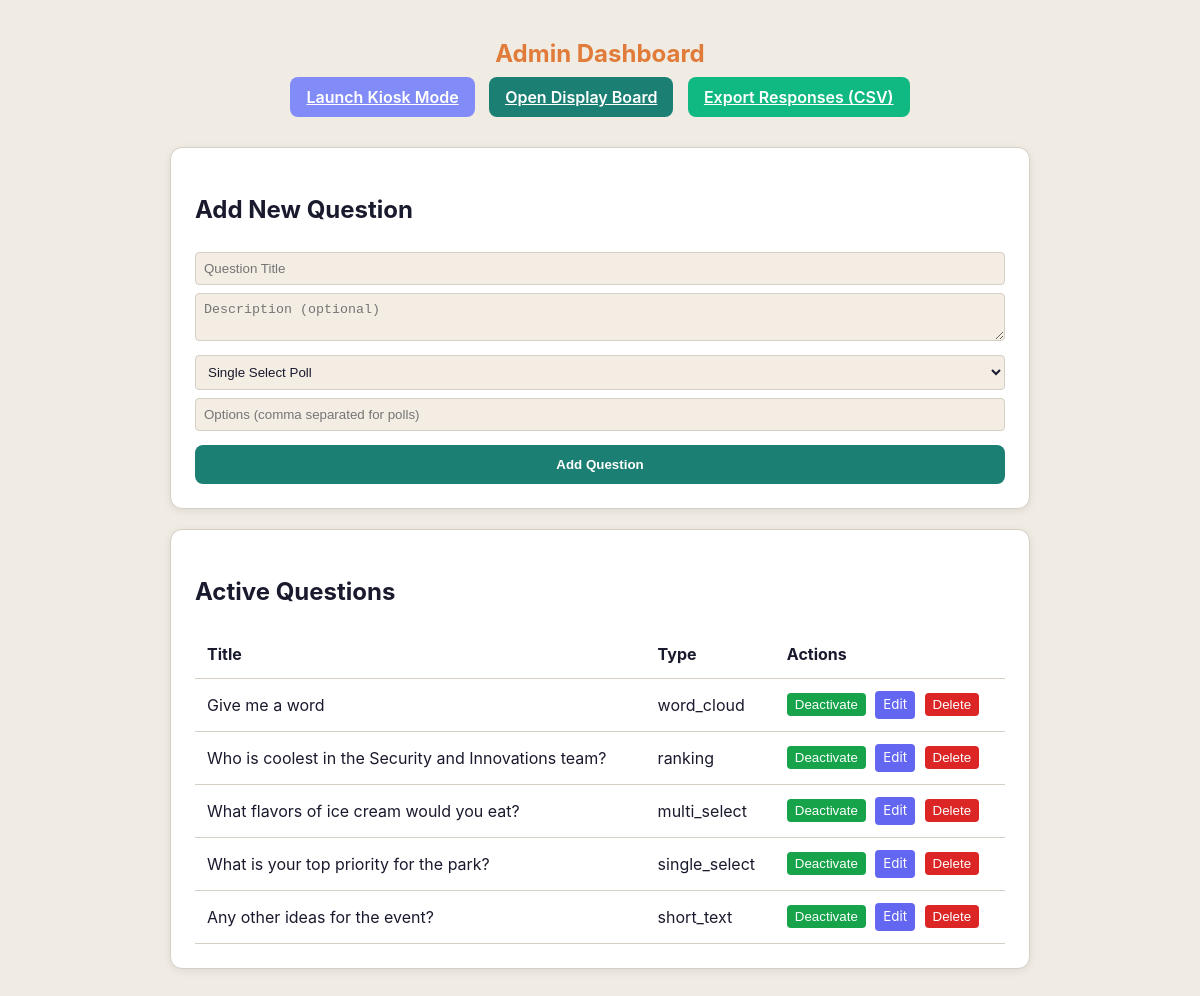
The page /admin/ on the database as committed earlier.
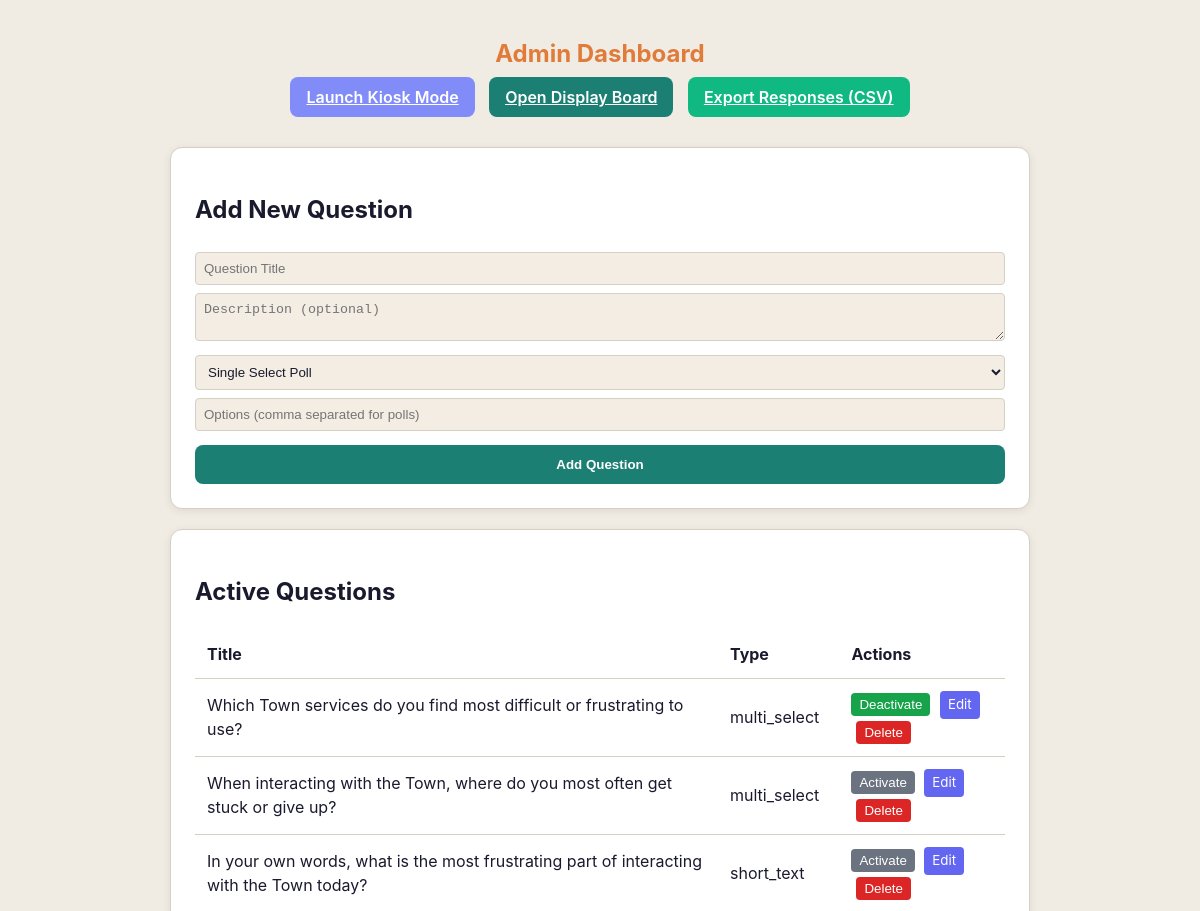
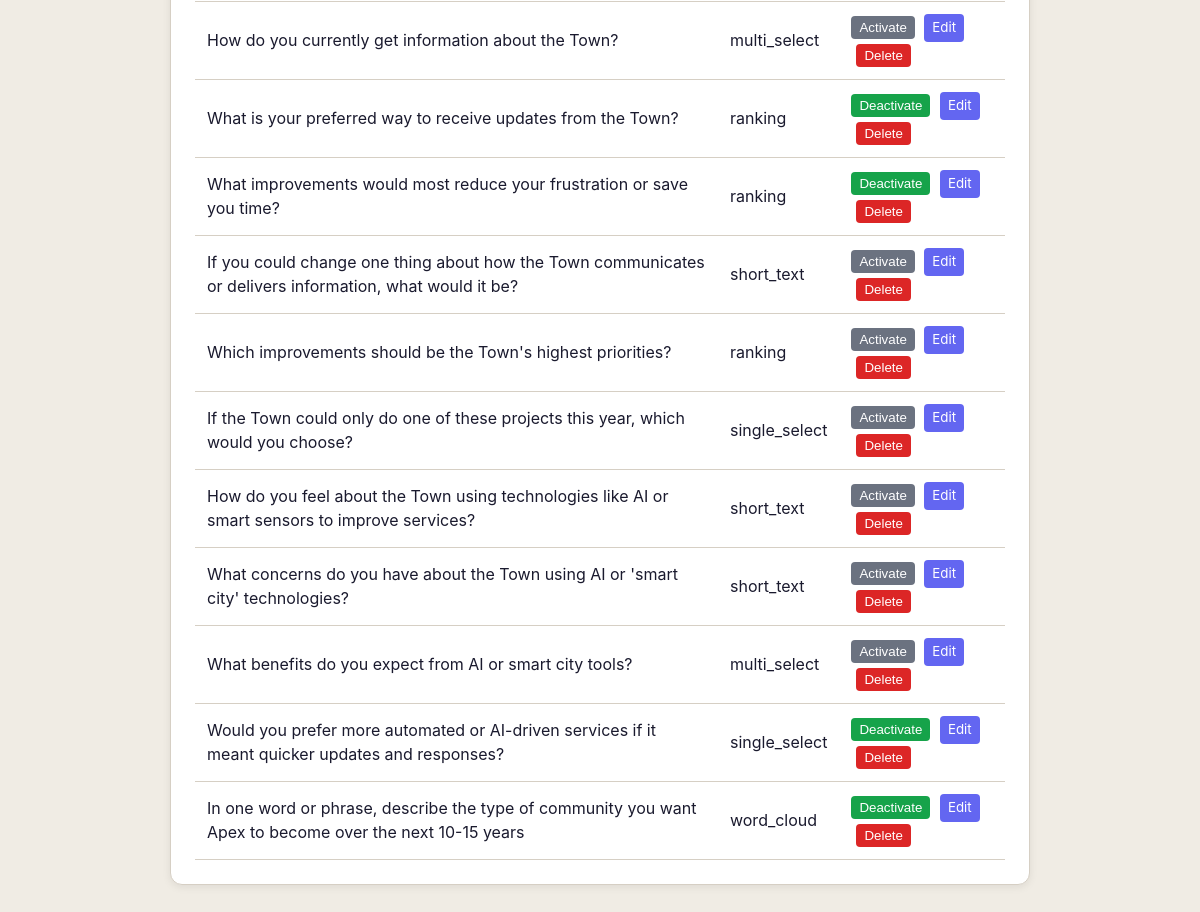
The same page on the database as committed later (2 pictures, top to bottom).
### app/models.py (models this page shows)
class Question(db.Model):
    id = db.Column(db.Integer, primary_key=True)
    title = db.Column(db.String(200), nullable=False)
    description = db.Column(db.Text)
    type = db.Column(db.String(50), nullable=False) # single_select, multi_select, ranking, short_text, word_cloud
    options = db.Column(db.JSON) # List of strings for polls/ranking
    allow_votes = db.Column(db.Boolean, default=False)
    active = db.Column(db.Boolean, default=True)
    order_index = db.Column(db.Integer, default=0)
    responses = db.relationship('Response', backref='question', lazy=True, cascade="all, delete-orphan")

### app/routes/admin.py (the view)
@admin_bp.route('/')
def dashboard():
    questions = Question.query.order_by(Question.order_index.asc()).all()
    return render_template('admin.html', questions=questions)

### app/templates/admin.html (shortened to what this page needs)
<!DOCTYPE html>
<html>
<head>
    <link rel="stylesheet" href="/static/css/style.css">
</head>
<body>
    <div class="container" style="max-width: 900px;">
        <header>
            <h1>Admin Dashboard</h1>
            <div style="margin-bottom: 10px;">
                <a href="/" target="_blank" class="btn btn-primary"
                    style="display:inline-block; width:auto; padding:8px 16px; background: #818cf8;">Launch
                    Kiosk Mode</a>
                <a href="/display" target="_blank" class="btn btn-primary"
                    style="display:inline-block; width:auto; padding:8px 16px; margin-left:10px;">Open Display Board</a>
                <a href="/admin/export" class="btn btn-primary"
                    style="display:inline-block; width:auto; padding:8px 16px; margin-left:10px; background: #10b981;">Export Responses (CSV)</a>
            </div>
        </header>
        <section class="card">
            <h2>Add New Question</h2>
            <form action="/admin/questions/add" method="POST">
                <input type="text" name="title" placeholder="Question Title" required>
                <textarea name="description" placeholder="Description (optional)"></textarea>
                <select name="type">
                    <option value="single_select">Single Select Poll</option>
                </select>
                <input type="text" name="options" placeholder="Options (comma separated for polls)">
                <button type="submit" class="btn btn-primary" style="margin-top:10px;">Add Question</button>
            </form>
        </section>
        <section class="card">
            <h2>Active Questions</h2>
            <table>
                <thead>
                    <tr>
                        <th>Title</th>
                        <th>Type</th>
                        <th>Actions</th>
                    </tr>
                </thead>
                <tbody>
                    {% for q in questions %}
                    <tr>
                        <td>{{ q.title }}</td>
                        <td>{{ q.type }}</td>
                        <td>
                            <form action="/admin/questions/{{q.id}}/toggle" method="POST" style="display:inline;">
                                <button type="submit"
                                    class="{% if q.active %}btn-active{% else %}btn-inactive{% endif %}">
                                    {% if q.active %}Deactivate{% else %}Activate{% endif %}
                                </button>
                            </form>
                            <a href="/admin/questions/{{q.id}}/edit" class="btn-edit"
                               style="display:inline-block; border-radius: 4px; padding: 4px 8px; background: #6366f1; color: #fff; text-decoration: none; margin-left: 5px; font-size: 13.33px;">Edit</a>
                            <form action="/admin/questions/{{q.id}}/delete" method="POST"
                                style="display:inline; margin-left: 5px;"
                                onsubmit="return confirm('Delete this question and all its responses?');">
                                <button type="submit" class="btn-delete">Delete</button>
                            </form>
                        </td>
                    </tr>
                    {% endfor %}
                </tbody>
            </table>
        </section>
    </div>
</body>
</html>

### app/static/css/style.css (style rules this page uses)
:root { --bg: #f0ece4; --card-bg: #ffffff; --sidebar-bg: var(--card-bg); --primary: #1b7f74; --accent: #e07b39; --text: #1a1a2e; --text-muted: #6b7280; --text-on-sidebar: var(--text); --border: #d6cfc4; --danger: #dc2626; --success: #16a34a; --idea-bubble-bg: #f3ede4; }
* { box-sizing: border-box; }
body { background-color: var(--bg); color: var(--text); font-family: "Inter", system-ui, -apple-system, sans-serif; margin: 0; line-height: 1.5; -webkit-tap-highlight-color: transparent; }
.container { max-width: 600px; margin: 0 auto; padding: 20px; }
header { text-align: center; margin-bottom: 30px; }
h1 { font-size: 1.5rem; margin-bottom: 5px; color: var(--accent); }
.card { background: var(--card-bg); border-radius: 12px; padding: 24px; margin-bottom: 20px; box-shadow: 0 2px 8px rgba(0, 0, 0, 0.08); border: 1px solid var(--border); animation: slideUp 0.3s ease-out; min-width: 0; }
.btn { width: 100%; padding: 12px; border-radius: 8px; border: none; font-weight: 600; cursor: pointer; transition: opacity 0.2s; }
.btn-primary { background: var(--primary); color: white; }
table { width: 100%; border-collapse: collapse; }
th, td { padding: 12px; text-align: left; border-bottom: 1px solid var(--border); }
input, select, textarea { width: 100%; padding: 10px; border-radius: 6px; border: 1px solid var(--border); background: var(--idea-bubble-bg); color: var(--text); margin-bottom: 10px; }

### app/templates/admin.html (style rules this page uses)
table { width: 100%; border-collapse: collapse; margin-top: 20px; }
th, td { text-align: left; padding: 12px; border-bottom: 1px solid var(--border); }
input, select, textarea { width: 100%; padding: 8px; margin: 4px 0; background: var(--idea-bubble-bg); border: 1px solid var(--border); color: var(--text); border-radius: 4px; }
.btn-active { background: var(--success); color: #fff; padding: 4px 8px; width: auto; border: none; border-radius: 4px; cursor: pointer; }
.btn-inactive { background: var(--text-muted); color: #fff; padding: 4px 8px; width: auto; border: none; border-radius: 4px; cursor: pointer; }
.btn-delete { background: var(--danger); color: #fff; padding: 4px 8px; width: auto; border: none; border-radius: 4px; cursor: pointer; }

Rows that differ between the two databases and show on the page:
removed Question: title "Give me a word", type "word_cloud", active "Deactivate"
removed Question: title "Who is coolest in the Security and Innovations team?", type "ranking", active "Deactivate"
removed Question: title "What flavors of ice cream would you eat?", type "multi_select", active "Deactivate"
removed Question: title "Any other ideas for the event?", type "short_text", active "Deactivate"
changed Question: title "What is your top priority for the park?" → "Which Town services do you find most difficult or frustrating to use?"; type "single_select" → "multi_select"
added Question: title "When interacting with the Town, where do you most often get stuck or give up?", type "multi_select", active "Activate"
added Question: title "In your own words, what is the most frustrating part of interacting with the Town today?", type "short_text", active "Activate"
added Question: title "How do you currently get information about the Town?", type "multi_select", active "Activate"
added Question: title "What is your preferred way to receive updates from the Town?", type "ranking", active "Deactivate"
added Question: title "What improvements would most reduce your frustration or save you time?", type "ranking", active "Deactivate"
added Question: title "If you could change one thing about how the Town communicates or delivers information, what would it be?", type "short_text", active "Activate"
added Question: title "Which improvements should be the Town's highest priorities?", type "ranking", active "Activate"
added Question: title "If the Town could only do one of these projects this year, which would you choose?", type "single_select", active "Activate"
added Question: title "How do you feel about the Town using technologies like AI or smart sensors to improve services?", type "short_text", active "Activate"
added Question: title "What concerns do you have about the Town using AI or 'smart city' technologies?", type "short_text", active "Activate"
added Question: title "What benefits do you expect from AI or smart city tools?", type "multi_select", active "Activate"
added Question: title "Would you prefer more automated or AI-driven services if it meant quicker updates and responses?", type "single_select", active "Deactivate"
added Question: title "In one word or phrase, describe the type of community you want Apex to become over the next 10-15 years", type "word_cloud", active "Deactivate"
